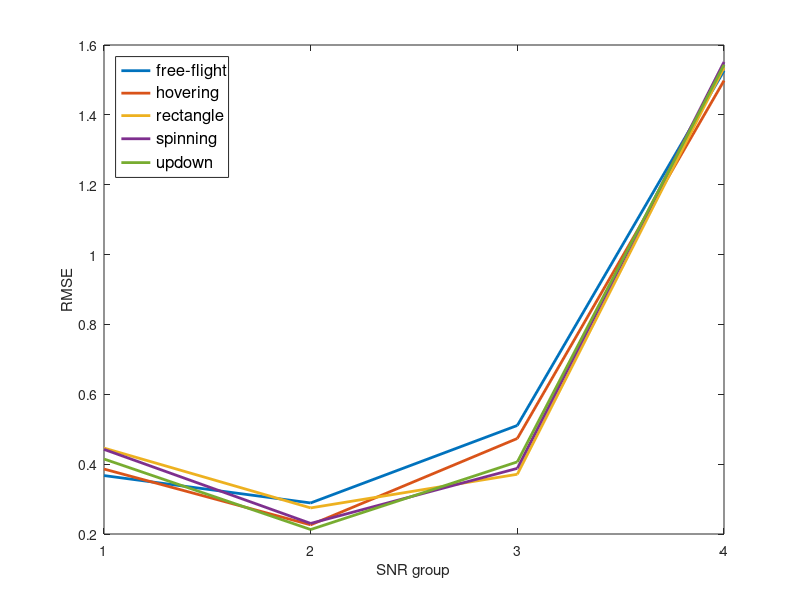
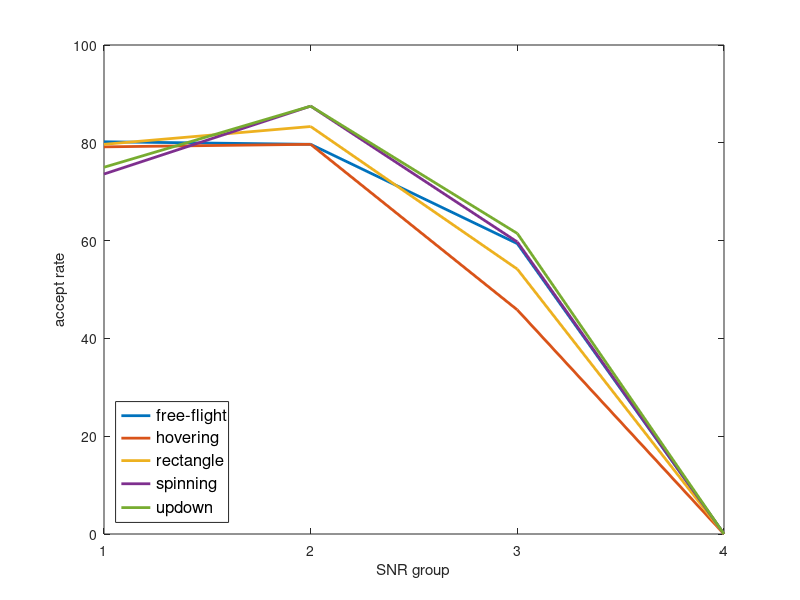
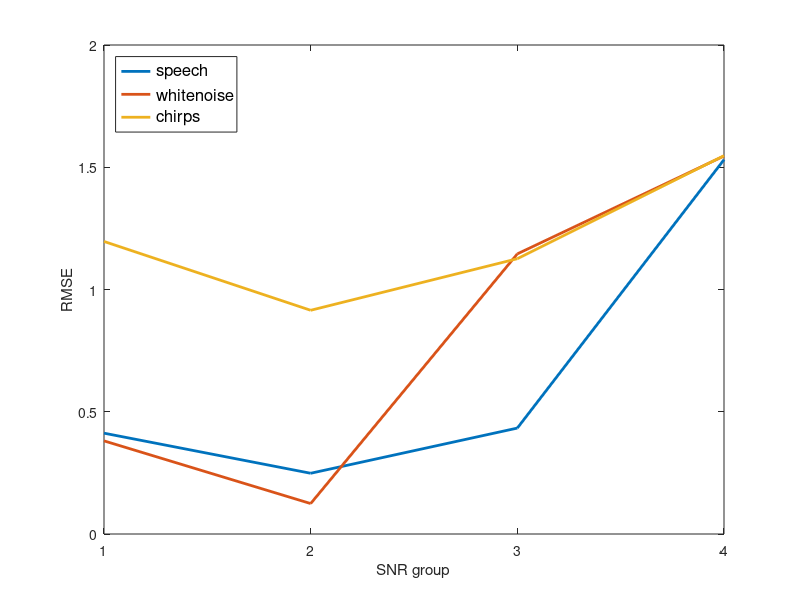
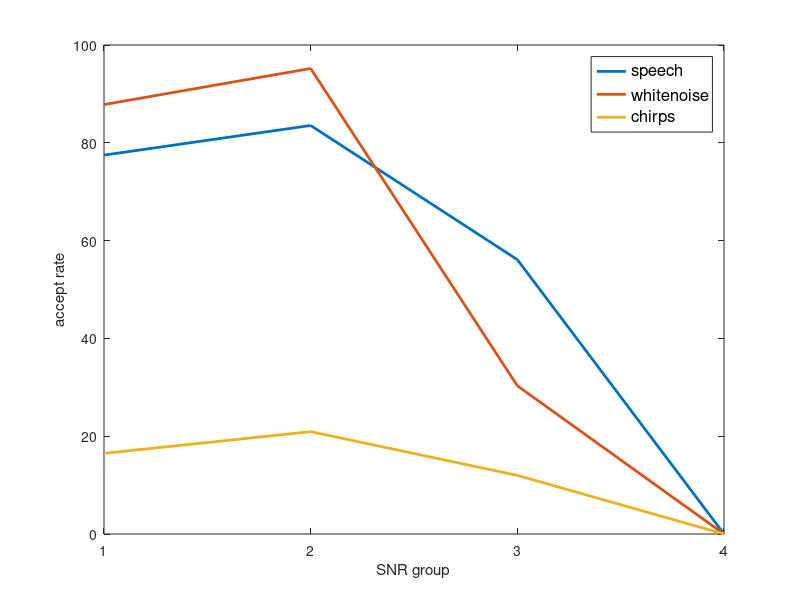

Reproduce these figures in MATLAB, in order.
%% MVDR, speech, different noise
RMSE = [0.3673, 0.3860, 0.4460, 0.4423, 0.4147;...
        0.2889, 0.2262, 0.2747, 0.2303, 0.2128;...
        0.5108, 0.4735, 0.3710, 0.3879, 0.4065;
        1.5263, 1.4980, 1.5354, 1.5513, 1.5433];

rate = [80.21,  79.17,  79.69,  73.61,  75.00;...
        79.69,  79.69,  83.33,  87.50,  87.50;...
        59.38,  45.83,  54.17,  59.72,  61.46;...
        0.00,   0.00,   0.00,   0.00,   0.00];
    
figure;
plot(RMSE, 'LineWidth', 2);
set(gca, 'XTick', [1,2,3,4]);
xlabel('SNR group');
ylabel('RMSE');
l = legend('free-flight', 'hovering', 'rectangle', 'spinning', 'updown',...
        'Location', 'northwest');
set(l, 'FontSize', 12);

figure;
plot(rate, 'LineWidth', 2);
set(gca, 'XTick', [1,2,3,4]);
xlabel('SNR group');
ylabel('accept rate');
l = legend('free-flight', 'hovering', 'rectangle', 'spinning', 'updown',...
        'Location', 'southwest');
set(l, 'FontSize', 12);

%% MVDR, different source
RMSE = [0.4124, 0.3809, 1.1965;...
        0.2484, 0.1245, 0.9150;...
        0.4332, 1.1457, 1.1259;
        1.5310, 1.5460, 1.5473];

rate = [77.48,  87.82,  16.49;...
        83.54,  95.20,  20.93;...
        56.11,  30.31,  11.99;...
        0.00,   0.00,   0.00];
    
figure;
plot(RMSE, 'LineWidth', 2);
set(gca, 'XTick', [1,2,3,4]);
xlabel('SNR group');
ylabel('RMSE');
l = legend('speech', 'whitenoise', 'chirps',...
        'Location', 'northwest');
set(l, 'FontSize', 12);

figure;
plot(rate, 'LineWidth', 2);
set(gca, 'XTick', [1,2,3,4]);
xlabel('SNR group');
ylabel('accept rate');
l = legend('speech', 'whitenoise', 'chirps',...
        'Location', 'northeast');
set(l, 'FontSize', 12);